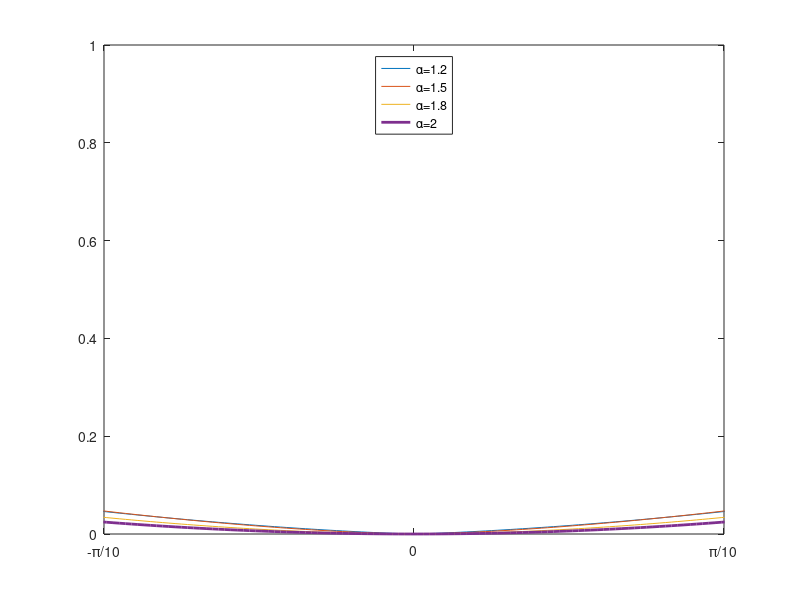

Recreate this plot in MATLAB.
%% Zeros of the generating function

t = linspace(-pi,pi,1000);
f = @(alpha) -exp(-1i*t).*(1-exp(1i*t)).^alpha;
p = @(alpha) f(alpha) + conj(f(alpha));

figure(1)
plot(t,p(1.2)./max(p(1.2)),t,p(1.5)./max(p(1.5)),...
    t,p(1.8)./max(p(1.8)),t,p(2)./max(p(2)),'LineWidth',2);
legend({'\alpha=1.2','\alpha=1.5','\alpha=1.8','\alpha=2'},...
    'Location','north');
xticks([-pi/10,0,pi/10])
xticklabels({'-\pi/10','0','\pi/10'});
xlim([-pi/10 pi/10])
%axis tight
